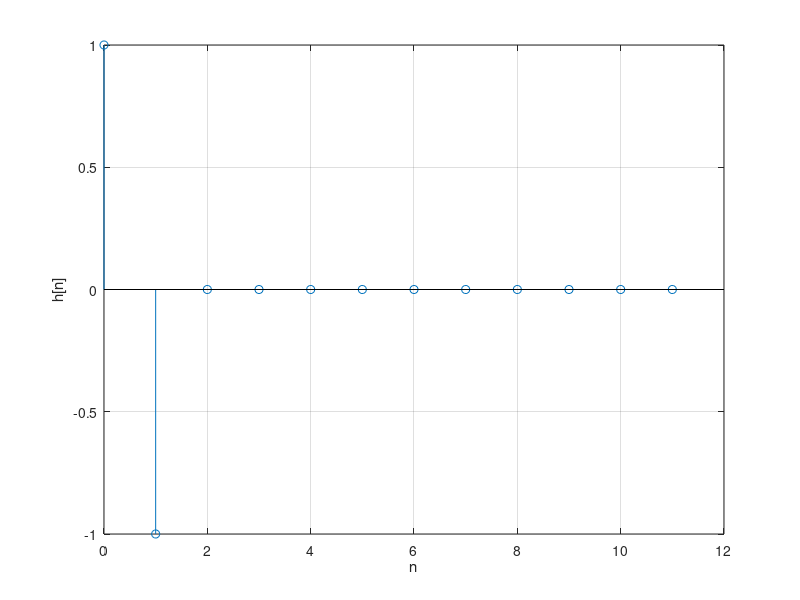

Write the MATLAB code that produced this figure.
%%
% Example 9.24 --- Deconvolution
%%
clear all; clf
x=ones(1,100);
y=[1 zeros(1,100)]; 		% case (a), correct h
%y=[1 zeros(1,99)]; 		% case (b), wrong h
[h,r]=deconv(y,x)
figure(1)
n=0:length(h)+9;
stem(n,[h zeros(1,10)]);grid;xlabel('n');ylabel('h[n]')